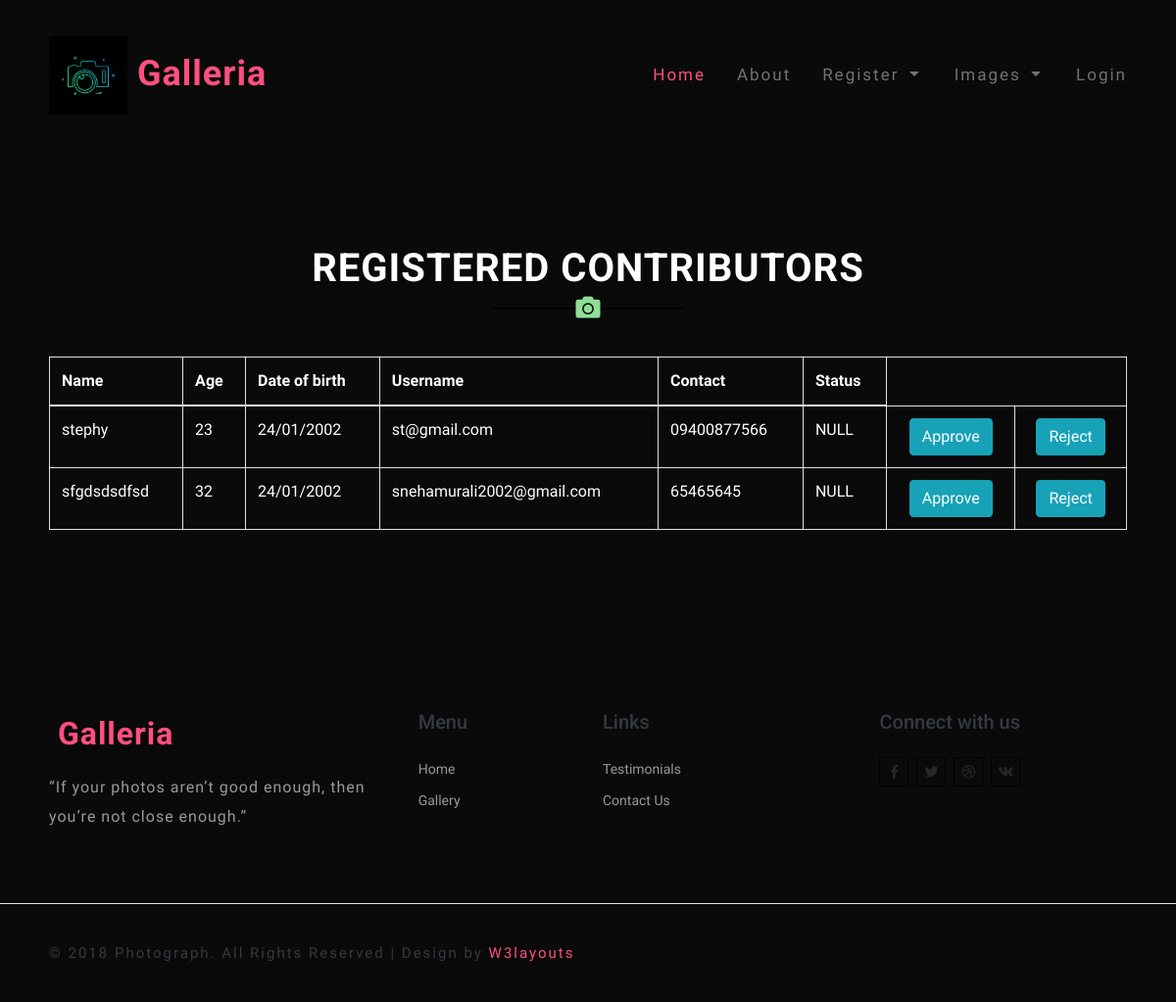
/v_contributor, run on an earlier commit of the app's database.
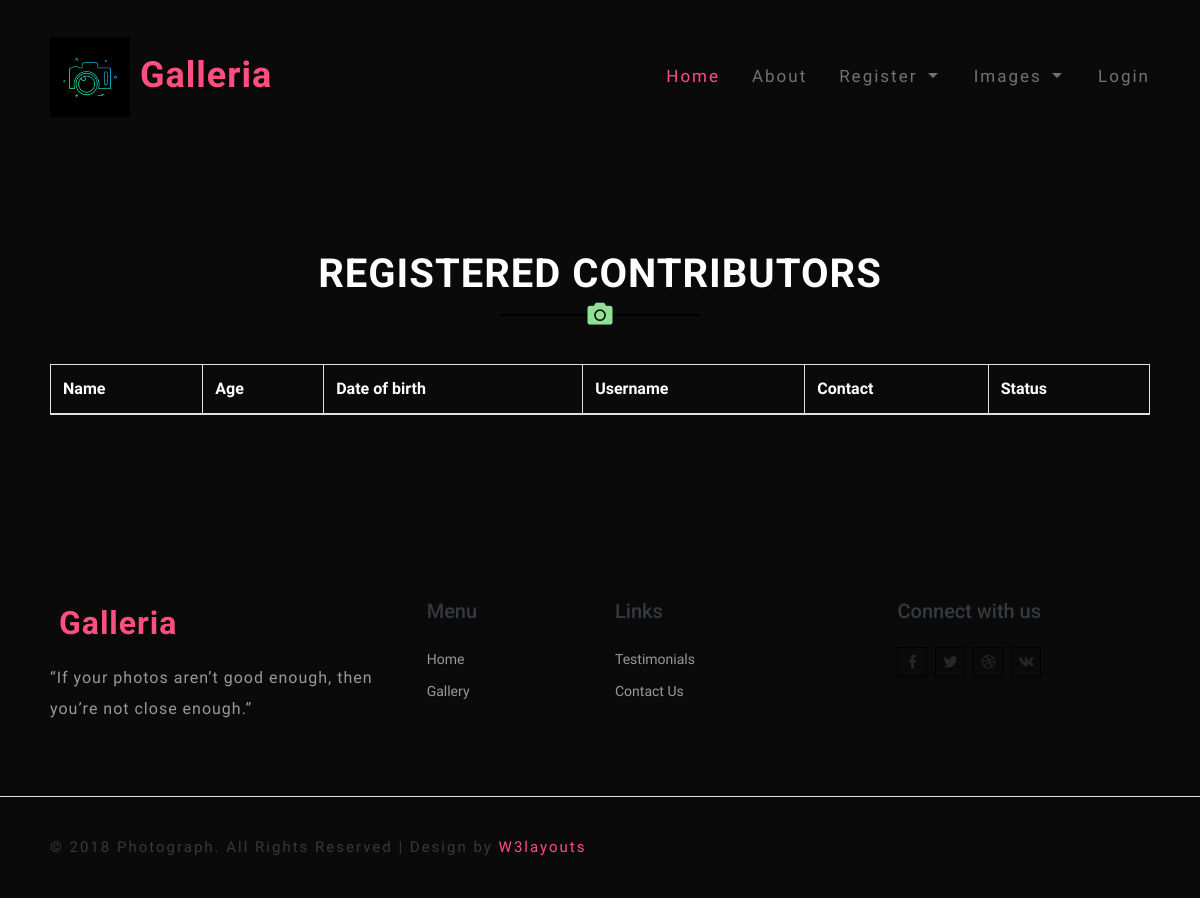
And on a later commit of the database.
### Image/models.py (models this page shows)
class register(db.Model, UserMixin):
    id=db.Column(db.Integer, primary_key=True)
    name = db.Column(db.String(80))
    email= db.Column(db.String(80))
    number= db.Column(db.String (10))
    password = db.Column(db.String(80))
    utype = db.Column(db.String(80))
    age = db.Column(db.String(80))
    dob = db.Column(db.String(80))
    image=db.Column(db.String(80))
    status=db.Column(db.String(80),default='NULL')

### Image/routes.py (the view)
@login_required
@app.route('/v_contributor')
def vw_contributors():
    a = register.query.filter_by(utype="Contributor",status="NULL").all()
    return render_template("viewcon.html",a=a)

### Image/templates/viewcon.html (shortened to what this page needs)
{%extends 'layout.html'%}
{%block content%}
<div class="newsletter_right_w3agile py-5" id="newsletter">
    <div class="container py-xl-5 py-lg-3">
        <div class="main-title text-center mb-5">
            <h3 class="tittle text-uppercase text-white font-weight-bold">Registered Contributors</h3>
            <div class="title-icon">
                <i class="fas fa-camera"></i>
            </div>
        </div>
                <table class="table table-striped table-bordered" style="color: #ffff;">
                    <thead>
                        <tr>
                            <th>Name</th>
                            <th>Age</th>
                            <th>Date of birth</th>
                            <th>Username</th>
                            <th>Contact</th>
                            <th>Status</th>
                        </tr>
                    </thead>
                <tbody>
                {% for i in a %}
                <tr>
                    <td>{{i.name}}</td>
                    <td>{{i.age}}</td>
                    <td>{{i.dob}}</td>
                    <td>{{i.email}}</td>
                    <td>{{i.number}}</td>
                    <td>{{i.status}}</td>
                    <td class="text-center"><a class='btn btn-info btn-xs' href="/approve_contributor/{{i.id}}">
                         Approve</a></td>
                    <td class="text-center"><a class='btn btn-info btn-xs' href="/reject_contributor/{{i.id}}">
                         Reject</a></td>
                </tr>
                {% endfor %}
                </tbody>
                </table>
</div>
</div>
{%endblock%}

What changed in the data, as far as the page shows it:
no longer on this page (row edited): register: name "stephy", age "23", dob "24/01/2002", email "st@gmail.com", number "09400877566", status "NULL"
no longer on this page (row edited): register: name "sfgdsdsdfsd", age "32", dob "24/01/2002", email "snehamurali2002@gmail.com", number "65465645", status "NULL"
